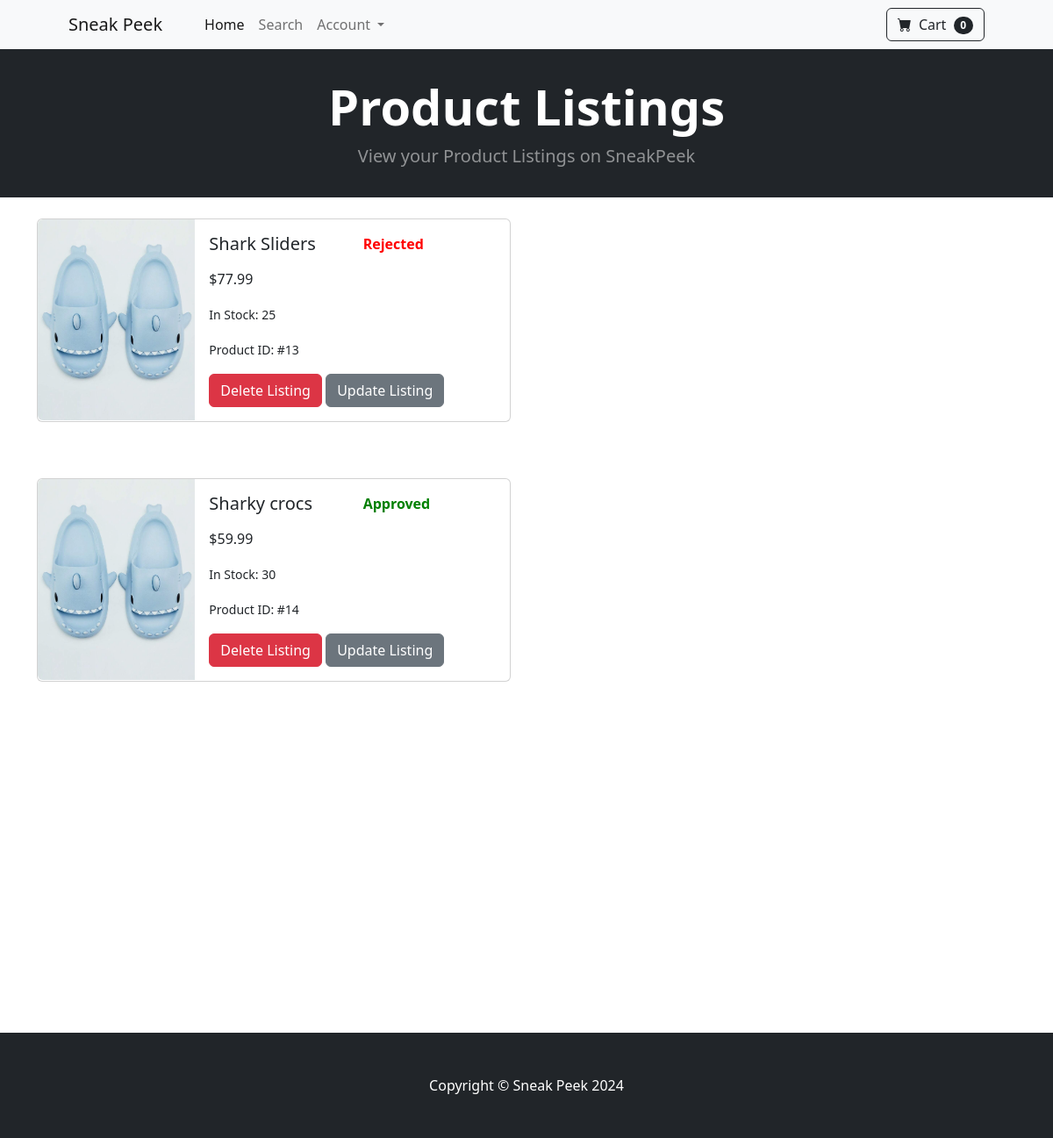
Page /listings/ (signed in) on the earlier database version.
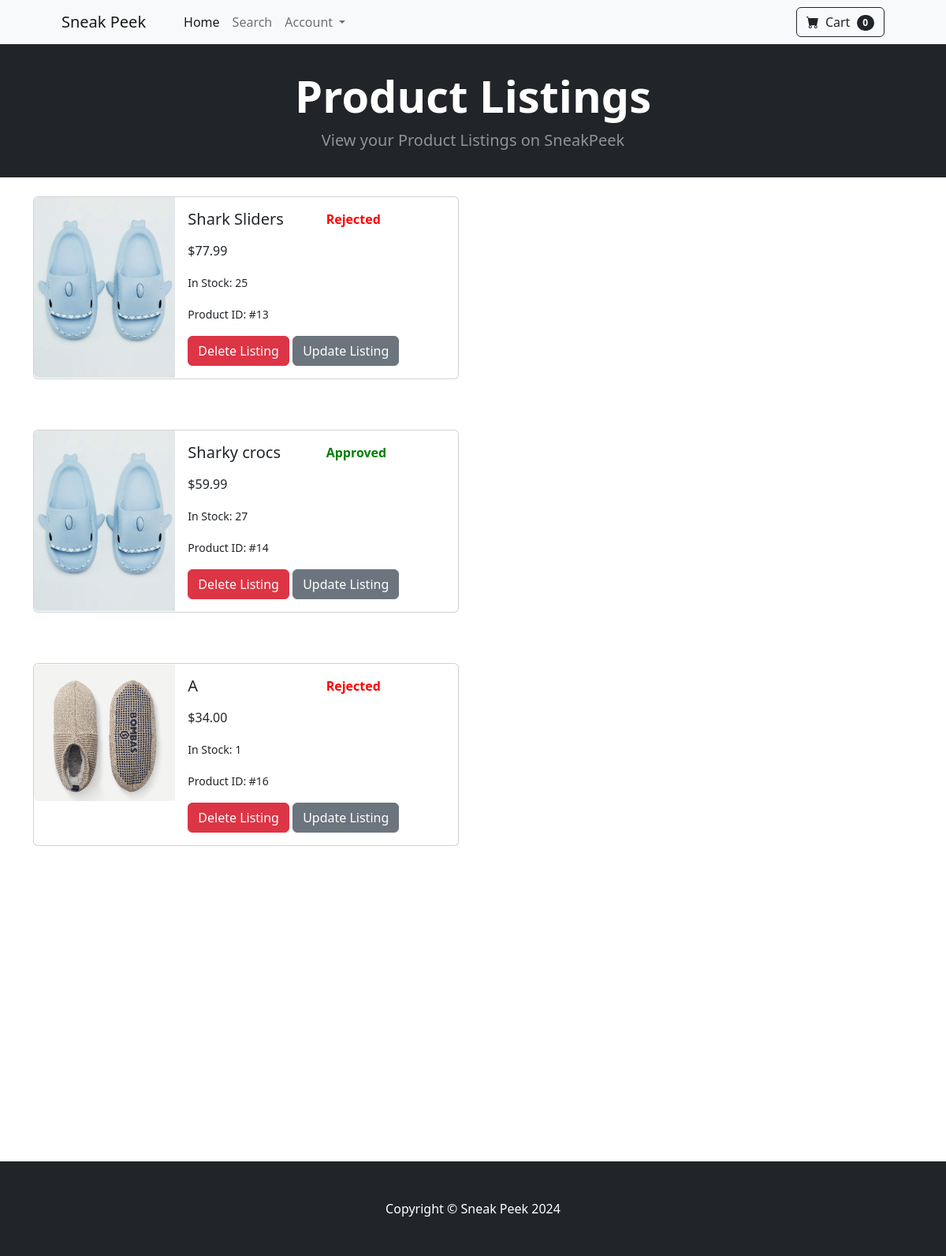
Same page on the later database version.
### sneakpeek/models.py (models this page shows, shortened)
class Product(models.Model):
    name = models.CharField(max_length=100)
    price = models.DecimalField(default=0, decimal_places=2, max_digits=6)
    quantity = models.IntegerField(default=1)
    category = models.ForeignKey(Category, on_delete=models.CASCADE, default=1)
    seller = models.ForeignKey(User, on_delete=models.CASCADE, default=1)
    brand = models.CharField(max_length=100, null=True)
    description = models.CharField(max_length=250, default='', blank=True, null=True)
    image = models.ImageField(upload_to='uploads/product/')
    approved = models.BooleanField(null=True)

### sneakpeek/views.py (the view)
# urls.py: path('listings/', views.product_list, name='viewlistings'),
def product_list(request):
    current_user = request.user
    user_products = Product.objects.filter(seller=current_user)
    return render(request, "product_list.html", {'user_products': user_products})

### cart/cart.py (called while the page is built)
    def __len__(self):
        return len(self.cart)

### cart/context_processors.py (called while the page is built)
def cart(request):
    return {'cart': Cart(request)}

### sneakpeek/templates/product_list.html (shortened to what this page needs)
{% extends 'base.html' %}
{% block content %}
<header class="bg-dark py-3">
  <div class="container px-4 px-lg-5 my-3">
      <div class="text-center text-white">
          <h1 class="display-4 fw-bolder">Product Listings</h1>
          <p class="lead fw-normal text-white-50 mb-0">View your Product Listings on SneakPeek</p>
      </div>
  </div>
</header>
<br/>
<div class="container">
    {% for product in user_products %}
    <div class="card mb-3" style="max-width: 540px;">
        <div class="row g-0">
          <div class="col-md-4">
            <img src="{{ product.image.url }}" class="img-fluid rounded-start" alt="...">
          </div>
          <div class="col-md-8">
            <div class="card-body">
              <div class="row">
                <div class="col">
                    <h5 class="card-title">{{ product.name }}</h5>
                </div>
                <div class="col text-right">
                  {% if product.approved == True %}
                    <p style="color: green; font-weight: bold;">Approved </p>
                  {% elif product.approved == False %}
                    <p style="color: red; font-weight: bold;">Rejected </p>
                  {% else %}
                    <p style="color: blue; font-weight: bold;">Pending </p>
                  {% endif %}
                </div>
            </div>
              <p class="card-text">${{ product.price }}</p>
              <p class="card-text"><small class="text-body-secondary">In Stock: {{ product.quantity }}</small></p>
              <p class="card-text"><small class="text-body-secondary">Product ID: #{{ product.id }}</small></p>
              <button type="button" data-index="{{product.id}}" class="btn btn-danger delete-product">Delete Listing</button>
              <a class="btn btn-secondary " href="{% url 'update_product' product.id %}">Update Listing</a>
            </div>
          </div>
        </div>
      </div>
      {% endfor %}
    </div>
{% endblock %}

### sneakpeek/templates/base.html (shortened to what this page needs)
{% load static %}
<!DOCTYPE html>
<html lang="en">
    <head>
        <link href="https://cdn.jsdelivr.net/npm/bootstrap-icons@1.5.0/font/bootstrap-icons.css" rel="stylesheet" />
        <link href="{% static 'css/styles.css' %}" rel="stylesheet" />
    </head>
    <body>
        {% include 'navbar.html' %}
        {% block content %}
        {% endblock %}
        <footer class="py-5 bg-dark">
            <div class="container"><p class="m-0 text-center text-white">Copyright &copy; Sneak Peek 2024</p></div>
        </footer>
    </body>
</html>

### sneakpeek/templates/navbar.html (shortened to what this page needs)
<nav class="navbar navbar-expand-lg navbar-light bg-light">
    <div class="container px-4 px-lg-5">
        <a class="navbar-brand" href="{% url 'home' %}">Sneak Peek</a>
        <div class="collapse navbar-collapse" id="navbarSupportedContent">
            <ul class="navbar-nav me-auto mb-2 mb-lg-0 ms-lg-4">
                <li class="nav-item"><a class="nav-link active" aria-current="page" href="{% url 'home' %}">Home</a></li>
                <li class="nav-item"><a class="nav-link" href="{% url 'search' %}">Search</a></li>
                {% if user.is_authenticated %}
                    <li class="nav-item dropdown">
                        <a class="nav-link dropdown-toggle" href="#" role="button" data-bs-toggle="dropdown" aria-expanded="false">
                          Account
                        </a>
                    </li>
                {% else  %}
                    <li class="nav-item"><a class="nav-link" href="{% url 'login' %}">Login</a></li>
                    <li class="nav-item"><a class="nav-link" href="{% url 'register' %}">Register</a></li>
                {% endif %}
            </ul>
            <form class="d-flex">
                <a href="{% url 'cart_summary' %}" class="btn btn-outline-dark">
                    <i class="bi-cart-fill me-1"></i>
                    Cart
                    <span class="badge bg-dark text-white ms-1 rounded-pill"
                    id="cart_quantity">{{ cart|length }}
                    </span>
                </a>
            </form>
        </div>
    </div>
</nav>

Differences in the rows shown:
changed Product "Sharky crocs": quantity "30" → "27"
added Product: image (picture), name "A", approved "Rejected", price "34.00", quantity "1", id "16"
